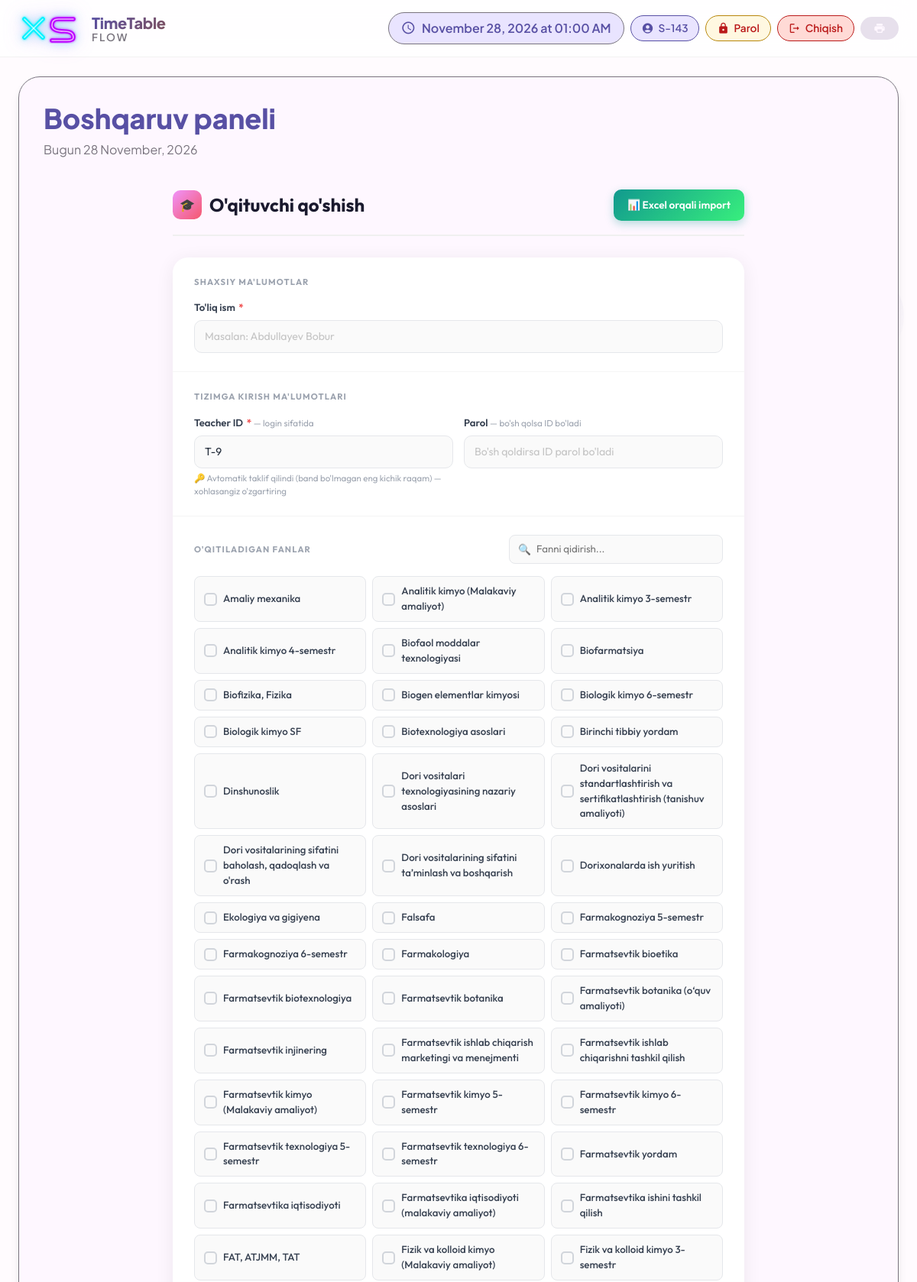
The app's page /raspisaniya/teacher/create/ (signed in, upper part) with its own data.
### raspisaniya/models.py (models this page shows, shortened)
class Subject(models.Model):
    name = models.CharField(max_length=100, unique=True)

### raspisaniya/views/teachers.py (the view)
# urls.py: path('teacher/create/', views.teacher_create, name='teacher_create'),
@login_required
def teacher_create(request):
    if request.method == 'POST':
        form = TeacherForm(request.POST)
        submitted_teacher_id = request.POST.get("teacher_id", "").strip()
        submitted_subject_ids = [int(sid) for sid in request.POST.getlist('subjects') if sid.isdigit()]
        if form.is_valid():
            teacher_id = submitted_teacher_id or _next_available_teacher_id()
            password = request.POST.get("password", "").strip()
            if User.objects.filter(username=teacher_id).exists():
                messages.error(request, f"❌ Bu ID ({teacher_id}) allaqachon mavjud — boshqa ID tanlang.")
                return render(request, 'raspisaniya/teacher_create.html', {
                    'form': form, 'subjects': Subject.objects.all(),
                    'selected_subjects': submitted_subject_ids,
                    'suggested_teacher_id': teacher_id,
                })
            with transaction.atomic():
                teacher = form.save(commit=False)
                teacher.teacher_id = teacher_id
                teacher.save()
                form.save_m2m()
                user = User.objects.create_user(
                    username=teacher_id,
                    password=password if password else teacher_id,
                    first_name=teacher.first_name,
                    last_name=teacher.last_name,
                )
                teacher.user = user
                teacher.save()
            messages.success(request, f"✅ O'qituvchi qo'shildi. ID: {teacher_id}")
            return redirect('teacher_list')
        else:
            for field, errs in form.errors.items():
                for err in errs:
                    messages.error(request, f"❌ {err}")
            return render(request, 'raspisaniya/teacher_create.html', {
                'form': form, 'subjects': Subject.objects.all(),
                'selected_subjects': submitted_subject_ids,
                'suggested_teacher_id': submitted_teacher_id or _next_available_teacher_id(),
            })
    else:
        form = TeacherForm()
    return render(request, 'raspisaniya/teacher_create.html', {
        'form': form, 'subjects': Subject.objects.all(), 'selected_subjects': [],
        'suggested_teacher_id': _next_available_teacher_id(),
    })

### raspisaniya/forms.py (shortened to what this page needs)
class TeacherForm(forms.ModelForm):
    teacher_id = forms.CharField(
        required=False,
        label="O'qituvchi ID",
        widget=forms.TextInput(attrs={'class': 'form-control', 'placeholder': 'Masalan: T-3'})
    )
    last_name = forms.CharField(required=False, widget=forms.HiddenInput())
    class Meta:
        model = Teacher
        fields = ['first_name', 'last_name', 'teacher_id', 'subjects']
        widgets = {
            'subjects': forms.CheckboxSelectMultiple(),
        }

### raspisaniya/views/teachers.py (called while the page is built)
def _next_available_teacher_id():
    used_numbers = set()
    for tid in Teacher.objects.exclude(teacher_id__isnull=True).exclude(teacher_id='').values_list('teacher_id', flat=True):
        m = re.match(r'^T-(\d+)$', tid.strip())
        if m:
            used_numbers.add(int(m.group(1)))
    n = 1
    while n in used_numbers:
        n += 1
    return f"T-{n}"

### templates/raspisaniya/teacher_create.html (shortened to what this page needs)
{% extends 'raspisaniya/base.html' %}
{% load widget_tweaks %}
{% block content %}
<div class="form-page">
    <div class="form-header">
        <div class="form-title">
            <div class="icon">🎓</div>
            O'qituvchi qo'shish
        </div>
        <a href="{% url 'teacher_import' %}" class="btn-import">📊 Excel orqali import</a>
    </div>
    <div class="form-card">
        <form method="post">
            <div class="form-section">
                <div class="section-label">Shaxsiy ma'lumotlar</div>
                <div class="field">
                    <label>To'liq ism <span class="req">*</span></label>
                    <input type="text" name="first_name" value="{{ form.first_name.value|default:'' }}" placeholder="Masalan: Abdullayev Bobur" required autocomplete="off">
                </div>
            </div>
            <div class="form-section">
                <div class="section-label">Tizimga kirish ma'lumotlari</div>
                <div class="field-group">
                    <div class="field">
                        <label>Teacher ID <span class="req">*</span> <span class="hint">— login sifatida</span></label>
                        <input type="text" name="teacher_id" id="teacherIdInput" value="{{ suggested_teacher_id }}" placeholder="Masalan: T-001" required autocomplete="off">
                        <div class="note" id="teacherIdNote">🔑 Avtomatik taklif qilindi (band bo'lmagan eng kichik raqam) — xohlasangiz o'zgartiring</div>
                    </div>
                    <div class="field">
                        <label>Parol <span class="hint">— bo'sh qolsa ID bo'ladi</span></label>
                        <input type="text" name="password" placeholder="Bo'sh qoldirsa ID parol bo'ladi">
                    </div>
                </div>
            </div>
            <div class="form-section">
                <div class="search-wrapper">
                    <div class="section-label" style="margin-bottom: 0;">O'qitiladigan fanlar</div>
                    {% if subjects %}
                    <div class="search-input-field">
                        <span class="search-icon">🔍</span>
                        <input type="text" id="subjSearchInput" placeholder="Fanni qidirish...">
                    </div>
                    {% endif %}
                </div>
                {% if subjects %}
                <div class="subjects-grid" id="subjectsGrid">
                    {% for subj in subjects %}
                    <label class="subject-item">
                        <div class="check-box"></div>
                        <span class="subj-name">{{ subj.name }}</span>
                    </label>
                    {% endfor %}
                </div>
                {% else %}
                <p style="color:#9ca3af;font-size:0.85rem;margin:0;">Fan yo'q — avval fan qo'shing</p>
                {% endif %}
            </div>
        </form>
    </div>
</div>
{% endblock %}

### templates/raspisaniya/base.html (shortened to what this page needs)
{% load static %}
<!DOCTYPE html>
<html lang="uz">
<head>
    <link href="https://cdn.jsdelivr.net/npm/bootstrap@5.3.2/dist/css/bootstrap.min.css" rel="stylesheet">
</head>
<body>
    <div class="bubbles" id="bubbles"></div>
    <div class="app-bar" id="appBar">
        <div class="container-fluid px-4">
            <div class="d-flex justify-content-between align-items-center">
                <div class="d-flex align-items-center gap-3">
                    <a href="{% url 'reset_database' %}" class="xs-main-logo" title="Reset Database" style="text-decoration: none; display: inline-block;">
                    </a>
                    <a href="{% url 'lesson_list' %}" class="text-decoration-none">
                        <div style="line-height:1.15;">
                            <div style="font-size:1.25rem;font-weight:800;background:linear-gradient(135deg,var(--md-primary),var(--md-tertiary));-webkit-background-clip:text;-webkit-text-fill-color:transparent;letter-spacing:-0.3px;">TimeTable</div>
                            <div style="font-size:0.85rem;font-weight:600;color:var(--md-outline);letter-spacing:2px;text-transform:uppercase;">Flow</div>
                        </div>
                    </a>
                </div>
                <div class="d-flex gap-2 align-items-center flex-wrap">
                    <div class="current-time d-none d-lg-flex">
                        <span class="material-icons-round">schedule</span>
                        <span id="timeDisplay">--:--</span>
                    </div>
                    {% if user.is_authenticated %}
                    <div class="user-chip">
                        <span class="material-icons-round">
                        </span>
                        <span>{{ user.get_full_name|default:user.username }}</span>
                    </div>
                    <a href="{% url 'change_password' %}" class="logout-chip d-none d-lg-inline-flex" style="background:#fff8e1; color:#b8860b; border-color:#b8860b;">
                        <span class="material-icons-round">lock</span>Parol
                    </a>
                    <a href="{% url 'logout' %}" class="logout-chip d-none d-lg-inline-flex">
                        <span class="material-icons-round">logout</span>Chiqish
                    </a>
                    {% endif %}
                    <button class="md-chip" onclick="window.print()">
                        <span class="material-icons-round">print</span>
                    </button>
                </div>
            </div>
        </div>
    </div>
    <div class="container-fluid px-4">
        <div class="md-surface">
            <div class="d-flex justify-content-between align-items-center mb-4">
                <div>
                    <h1 class="display-small d-inline-flex align-items-center gap-2">
                        {% block page_title %}Boshqaruv paneli{% endblock %}
                    </h1>
                    <p class="body-large">{% block page_subtitle %}Bugun {% now "j F, Y" %}{% endblock %}</p>
                </div>
            </div>
            {% block content %}{% endblock %}
        </div>
    </div>
</body>
</html>

### templates/raspisaniya/base.html (style rules this page uses)
* { margin: 0; padding: 0; box-sizing: border-box; }
:root { --md-primary: #5850a4; --md-primary-container: #e9e4ff; --md-secondary: #625b71; --md-secondary-container: #e8def8; --md-tertiary: #7d5260; --md-tertiary-container: #ffd8e4; --md-surface: #fef7ff; --md-surface-variant: #e7e0ec; --md-background: #fffbfe; --md-error: #ba1a1a; --md-error-container: #ffdad6; --md-outline: #79747e; --md-shadow: 0 4px 6px -2px rgba(0,0,0,0.05), 0 10px 15px -3px rgba(0,0,0,0.1); }
body { font-family: 'Plus Jakarta Sans', sans-serif; background: var(--md-background); color: var(--md-surface); transition: all 0.3s ease; min-height: 100vh; position: relative; }
.bubbles { position: fixed; width: 100%; height: 100%; z-index: -1; overflow: hidden; top: 0; left: 0; }
.app-bar { background: rgba(255,255,255,0.8); backdrop-filter: blur(20px); -webkit-backdrop-filter: blur(20px); border-bottom: 1px solid rgba(0,0,0,0.05); padding: 1rem 0; position: fixed; width: 100%; top: 0; z-index: 1000; transition: all 0.3s ease; }
.user-chip { display: inline-flex; align-items: center; gap: 6px; padding: 6px 14px; border-radius: 40px; background: var(--md-primary-container); color: var(--md-primary) !important; font-weight: 600; font-size: 0.85rem; border: 1px solid var(--md-primary); }
.user-chip .material-icons-round { font-size: 1rem; color: inherit; }
.logout-chip { display: inline-flex; align-items: center; gap: 6px; padding: 6px 14px; border-radius: 40px; background: #ffdad6; color: #ba1a1a !important; font-weight: 600; font-size: 0.85rem; border: 1px solid #ba1a1a; text-decoration: none; transition: all 0.2s ease; }
.logout-chip .material-icons-round { font-size: 1rem; color: inherit; }
.xs-main-logo { display: inline-flex; text-decoration: none; transition: transform 0.25s cubic-bezier(0.4,0,0.2,1), filter 0.25s ease; filter: drop-shadow(0 0 6px rgba(34,211,238,0.4)) drop-shadow(0 0 12px rgba(168,85,247,0.3)); }
.current-time { display: flex; align-items: center; gap: 8px; padding: 8px 16px; background: var(--md-primary-container); border-radius: 32px; color: var(--md-primary); font-weight: 600; border: 1px solid var(--md-outline); }
.current-time .material-icons-round { font-size: 1.2rem; }
.md-surface { background: var(--md-surface); border-radius: 28px; box-shadow: var(--md-shadow); padding: 2rem; margin-top: 100px; margin-bottom: 2rem; border: 1px solid var(--md-outline); transition: all 0.3s ease; animation: surfaceAppear 0.6s ease; }
.md-chip { display: inline-flex; align-items: center; gap: 8px; padding: 6px 16px; border-radius: 32px; background: var(--md-surface-variant); color: var(--md-surface); font-size: 0.9rem; font-weight: 500; border: 1px solid transparent; transition: all 0.2s ease; cursor: pointer; }
.md-chip .material-icons-round { font-size: 1rem; }
.display-small { font-size: 2.25rem; font-weight: 800; line-height: 1.2; color: var(--md-primary); }
.body-large { font-size: 1rem; line-height: 1.5; color: var(--md-outline); }

### records on screen
Subject: name "Amaliy mexanika"
Subject: name "Analitik kimyo (Malakaviy amaliyot)"
Subject: name "Analitik kimyo 3-semestr"
Subject: name "Analitik kimyo 4-semestr"
Subject: name "Biofaol moddalar texnologiyasi"
Subject: name "Biofarmatsiya"
Subject: name "Biofizika, Fizika"
Subject: name "Biogen elementlar kimyosi"
Subject: name "Biologik kimyo 6-semestr"
Subject: name "Biologik kimyo SF"
Subject: name "Biotexnologiya asoslari"
Subject: name "Birinchi tibbiy yordam"
Subject: name "Dinshunoslik"
Subject: name "Dori vositalari texnologiyasining nazariy asoslari"
Subject: name "Dori vositalarini standartlashtirish va sertifikatlashtirish (tanishuv amaliyoti)"
Subject: name "Dori vositalarining sifatini baholash, qadoqlash va o'rash"
Subject: name "Dori vositalarining sifatini ta’minlash va boshqarish"
Subject: name "Dorixonalarda ish yuritish"
Subject: name "Ekologiya va gigiyena"
Subject: name "Falsafa"
Subject: name "Farmakognoziya 5-semestr"
Subject: name "Farmakognoziya 6-semestr"
Subject: name "Farmakologiya"
Subject: name "Farmatsevtik bioetika"
Subject: name "Farmatsevtik biotexnologiya"
Subject: name "Farmatsevtik botanika"
Subject: name "Farmatsevtik botanika (o‘quv amaliyoti)"
Subject: name "Farmatsevtik injinering"
Subject: name "Farmatsevtik ishlab chiqarish marketingi va menejmenti"
Subject: name "Farmatsevtik ishlab chiqarishni tashkil qilish"
Subject: name "Farmatsevtik kimyo (Malakaviy amaliyot)"
Subject: name "Farmatsevtik kimyo 5-semestr"
Subject: name "Farmatsevtik kimyo 6-semestr"
Subject: name "Farmatsevtik texnologiya 5-semestr"
Subject: name "Farmatsevtik texnologiya 6-semestr"
Subject: name "Farmatsevtik yordam"
Subject: name "Farmatsevtika iqtisodiyoti"
Subject: name "Farmatsevtika iqtisodiyoti (malakaviy amaliyot)"
Subject: name "Farmatsevtika ishini tashkil qilish"
Subject: name "FAT, ATJMM, TAT"
Subject: name "Fizik va kolloid kimyo (Malakaviy amaliyot)"
Subject: name "Fizik va kolloid kimyo 3-semestr"

### other values on screen
{{ user.get_full_name|default:user.username }} "S-143"
